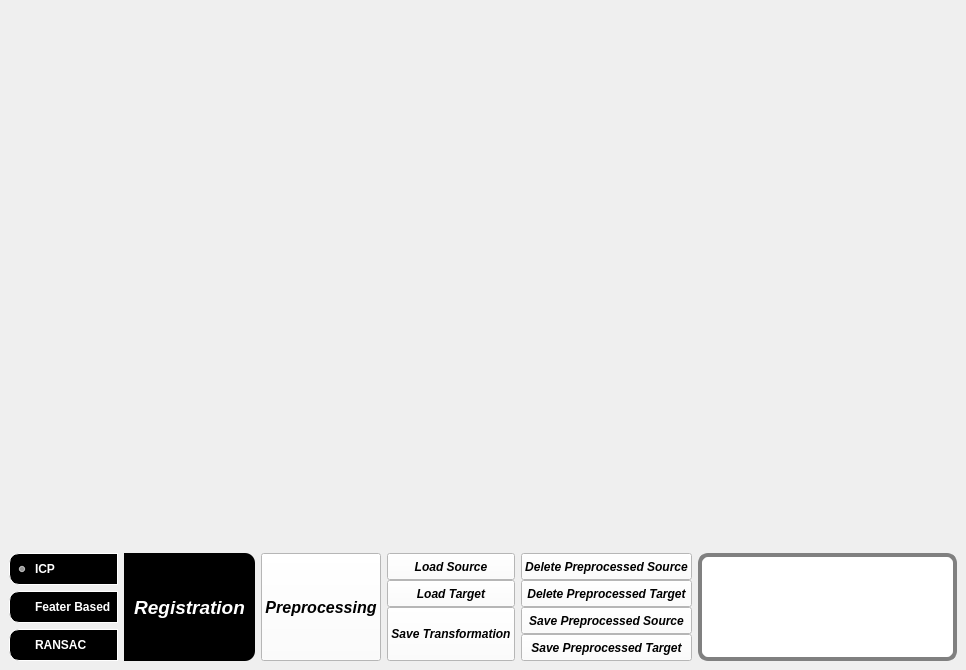
<?xml version="1.0" encoding="UTF-8"?>
<ui version="4.0">
 <class>PCLViewerX</class>
 <widget class="QMainWindow" name="PCLViewerX">
  <property name="windowModality">
   <enum>Qt::WindowModal</enum>
  </property>
  <property name="geometry">
   <rect>
    <x>0</x>
    <y>0</y>
    <width>966</width>
    <height>670</height>
   </rect>
  </property>
  <property name="minimumSize">
   <size>
    <width>0</width>
    <height>0</height>
   </size>
  </property>
  <property name="maximumSize">
   <size>
    <width>16777215</width>
    <height>16777215</height>
   </size>
  </property>
  <property name="windowTitle">
   <string>PCLViewerX</string>
  </property>
  <property name="toolTip">
   <string comment="pc"/>
  </property>
  <property name="autoFillBackground">
   <bool>true</bool>
  </property>
  <widget class="QWidget" name="centralwidget">
   <property name="styleSheet">
    <string notr="true"/>
   </property>
   <layout class="QGridLayout" name="gridLayout_3">
    <item row="0" column="0">
     <layout class="QGridLayout" name="gridLayout" rowstretch="5,1" columnstretch="4,6,6">
      <property name="sizeConstraint">
       <enum>QLayout::SetDefaultConstraint</enum>
      </property>
      <item row="1" column="0">
       <layout class="QGridLayout" name="gridLayout_2" rowstretch="1,1,1" columnstretch="1,1,1,0">
        <item row="0" column="0">
         <widget class="QRadioButton" name="radioButton_ICP">
          <property name="sizePolicy">
           <sizepolicy hsizetype="Minimum" vsizetype="Preferred">
            <horstretch>0</horstretch>
            <verstretch>0</verstretch>
           </sizepolicy>
          </property>
          <property name="font">
           <font>
            <weight>75</weight>
            <bold>true</bold>
            <strikeout>false</strikeout>
            <kerning>true</kerning>
           </font>
          </property>
          <property name="styleSheet">
           <string notr="true">background-color:black;
color: white;
 border-style: solid;
 border-width: 1px;
 border-color: white;
border-top-left-radius: 10px;
border-bottom-left-radius: 10px;
padding: 5px;</string>
          </property>
          <property name="text">
           <string>ICP</string>
          </property>
          <property name="checked">
           <bool>true</bool>
          </property>
         </widget>
        </item>
        <item row="2" column="0">
         <widget class="QRadioButton" name="radioButton_RANSAC">
          <property name="sizePolicy">
           <sizepolicy hsizetype="Minimum" vsizetype="Preferred">
            <horstretch>0</horstretch>
            <verstretch>0</verstretch>
           </sizepolicy>
          </property>
          <property name="font">
           <font>
            <weight>75</weight>
            <bold>true</bold>
            <strikeout>false</strikeout>
           </font>
          </property>
          <property name="styleSheet">
           <string notr="true">background-color: black;
color: white;
 border-style: solid;
 border-width: 1px;
 border-color: white;
border-top-left-radius: 10px;
border-bottom-left-radius: 10px;
padding: 5px;</string>
          </property>
          <property name="text">
           <string>RANSAC</string>
          </property>
          <property name="checked">
           <bool>false</bool>
          </property>
         </widget>
        </item>
        <item row="1" column="0">
         <widget class="QRadioButton" name="radioButton_FB">
          <property name="sizePolicy">
           <sizepolicy hsizetype="Minimum" vsizetype="Preferred">
            <horstretch>0</horstretch>
            <verstretch>0</verstretch>
           </sizepolicy>
          </property>
          <property name="font">
           <font>
            <weight>75</weight>
            <bold>true</bold>
            <strikeout>false</strikeout>
           </font>
          </property>
          <property name="acceptDrops">
           <bool>false</bool>
          </property>
          <property name="styleSheet">
           <string notr="true">background-color: black;
color: white;
 border-style: solid;
 border-width: 1px;
 border-color: white;
border-top-left-radius: 10px;
border-bottom-left-radius: 10px;
padding: 5px;</string>
          </property>
          <property name="text">
           <string>Feater Based</string>
          </property>
          <property name="checked">
           <bool>false</bool>
          </property>
          <property name="autoRepeat">
           <bool>false</bool>
          </property>
         </widget>
        </item>
        <item row="0" column="1" rowspan="3">
         <widget class="QPushButton" name="pushbutton_registration">
          <property name="sizePolicy">
           <sizepolicy hsizetype="Minimum" vsizetype="Preferred">
            <horstretch>0</horstretch>
            <verstretch>0</verstretch>
           </sizepolicy>
          </property>
          <property name="font">
           <font>
            <pointsize>14</pointsize>
            <weight>75</weight>
            <italic>true</italic>
            <bold>true</bold>
            <underline>false</underline>
            <strikeout>false</strikeout>
            <kerning>true</kerning>
           </font>
          </property>
          <property name="styleSheet">
           <string notr="true">background-color: black;
color: white;
 border-style: solid;
 border-color: white;
border-top-right-radius: 10px;
border-bottom-right-radius: 10px;
padding: 10px;</string>
          </property>
          <property name="text">
           <string>Registration</string>
          </property>
         </widget>
        </item>
        <item row="0" column="3" rowspan="3">
         <widget class="QPushButton" name="pushbutton_preprocess">
          <property name="sizePolicy">
           <sizepolicy hsizetype="Minimum" vsizetype="Preferred">
            <horstretch>0</horstretch>
            <verstretch>0</verstretch>
           </sizepolicy>
          </property>
          <property name="font">
           <font>
            <pointsize>12</pointsize>
            <weight>75</weight>
            <italic>true</italic>
            <bold>true</bold>
            <stylestrategy>PreferAntialias</stylestrategy>
           </font>
          </property>
          <property name="styleSheet">
           <string notr="true">background-color: white;
color: black;
</string>
          </property>
          <property name="text">
           <string>Preprocessing</string>
          </property>
         </widget>
        </item>
       </layout>
      </item>
      <item row="1" column="1">
       <layout class="QGridLayout" name="gridLayout_4">
        <property name="horizontalSpacing">
         <number>6</number>
        </property>
        <property name="verticalSpacing">
         <number>0</number>
        </property>
        <item row="2" column="1">
         <widget class="QPushButton" name="pushButton_SavePreprocessedSource">
          <property name="sizePolicy">
           <sizepolicy hsizetype="Minimum" vsizetype="Preferred">
            <horstretch>0</horstretch>
            <verstretch>0</verstretch>
           </sizepolicy>
          </property>
          <property name="font">
           <font>
            <weight>75</weight>
            <italic>true</italic>
            <bold>true</bold>
           </font>
          </property>
          <property name="styleSheet">
           <string notr="true">background-color: white;
color: black;
</string>
          </property>
          <property name="text">
           <string>Save Preprocessed Source</string>
          </property>
         </widget>
        </item>
        <item row="1" column="1">
         <widget class="QPushButton" name="pushButton_DeletePreprocessedTarget">
          <property name="sizePolicy">
           <sizepolicy hsizetype="Minimum" vsizetype="Preferred">
            <horstretch>0</horstretch>
            <verstretch>0</verstretch>
           </sizepolicy>
          </property>
          <property name="font">
           <font>
            <weight>75</weight>
            <italic>true</italic>
            <bold>true</bold>
           </font>
          </property>
          <property name="styleSheet">
           <string notr="true">background-color: white;
color: black;
</string>
          </property>
          <property name="text">
           <string>Delete Preprocessed Target</string>
          </property>
         </widget>
        </item>
        <item row="1" column="0">
         <widget class="QPushButton" name="pushButton_LoadTgtPointCloud">
          <property name="sizePolicy">
           <sizepolicy hsizetype="Minimum" vsizetype="Preferred">
            <horstretch>0</horstretch>
            <verstretch>0</verstretch>
           </sizepolicy>
          </property>
          <property name="font">
           <font>
            <weight>75</weight>
            <italic>true</italic>
            <bold>true</bold>
           </font>
          </property>
          <property name="styleSheet">
           <string notr="true">background-color: white;
color: black;
</string>
          </property>
          <property name="text">
           <string>Load Target</string>
          </property>
         </widget>
        </item>
        <item row="0" column="0">
         <widget class="QPushButton" name="pushButton_LoadSrcPointCloud">
          <property name="sizePolicy">
           <sizepolicy hsizetype="Minimum" vsizetype="Preferred">
            <horstretch>0</horstretch>
            <verstretch>0</verstretch>
           </sizepolicy>
          </property>
          <property name="font">
           <font>
            <weight>75</weight>
            <italic>true</italic>
            <bold>true</bold>
           </font>
          </property>
          <property name="styleSheet">
           <string notr="true">background-color: white;
color: black;
</string>
          </property>
          <property name="text">
           <string>Load Source</string>
          </property>
         </widget>
        </item>
        <item row="0" column="1">
         <widget class="QPushButton" name="pushButton_DeletePreprocessedSource">
          <property name="sizePolicy">
           <sizepolicy hsizetype="Minimum" vsizetype="Preferred">
            <horstretch>0</horstretch>
            <verstretch>0</verstretch>
           </sizepolicy>
          </property>
          <property name="font">
           <font>
            <weight>75</weight>
            <italic>true</italic>
            <bold>true</bold>
           </font>
          </property>
          <property name="styleSheet">
           <string notr="true">background-color: white;
color: black;
</string>
          </property>
          <property name="text">
           <string>Delete Preprocessed Source</string>
          </property>
         </widget>
        </item>
        <item row="3" column="1">
         <widget class="QPushButton" name="pushButton_SavePreprocessedTarget">
          <property name="sizePolicy">
           <sizepolicy hsizetype="Minimum" vsizetype="Preferred">
            <horstretch>0</horstretch>
            <verstretch>0</verstretch>
           </sizepolicy>
          </property>
          <property name="font">
           <font>
            <weight>75</weight>
            <italic>true</italic>
            <bold>true</bold>
           </font>
          </property>
          <property name="styleSheet">
           <string notr="true">background-color: white;
color: black;
</string>
          </property>
          <property name="text">
           <string>Save Preprocessed Target</string>
          </property>
         </widget>
        </item>
        <item row="2" column="0" rowspan="2">
         <widget class="QPushButton" name="pushButton_savetransformation">
          <property name="sizePolicy">
           <sizepolicy hsizetype="Minimum" vsizetype="Preferred">
            <horstretch>0</horstretch>
            <verstretch>0</verstretch>
           </sizepolicy>
          </property>
          <property name="font">
           <font>
            <weight>75</weight>
            <italic>true</italic>
            <bold>true</bold>
           </font>
          </property>
          <property name="autoFillBackground">
           <bool>false</bool>
          </property>
          <property name="styleSheet">
           <string notr="true">background-color: white;
color: black;
</string>
          </property>
          <property name="text">
           <string>Save Transformation</string>
          </property>
         </widget>
        </item>
       </layout>
      </item>
      <item row="1" column="2">
       <widget class="QPlainTextEdit" name="plainTextEdit">
        <property name="font">
         <font>
          <weight>75</weight>
          <italic>true</italic>
          <bold>true</bold>
         </font>
        </property>
        <property name="styleSheet">
         <string notr="true">background-color: white;
color: black;
 border-style: solid;
 border-width: 4px;
 border-color: grey;
border-radius: 10px;
</string>
        </property>
        <property name="readOnly">
         <bool>true</bool>
        </property>
        <property name="overwriteMode">
         <bool>false</bool>
        </property>
       </widget>
      </item>
      <item row="0" column="0" colspan="3">
       <widget class="QVTKWidget" name="qvtkWidget" native="true">
        <property name="sizePolicy">
         <sizepolicy hsizetype="Preferred" vsizetype="Preferred">
          <horstretch>1</horstretch>
          <verstretch>1</verstretch>
         </sizepolicy>
        </property>
        <property name="minimumSize">
         <size>
          <width>600</width>
          <height>500</height>
         </size>
        </property>
        <property name="sizeIncrement">
         <size>
          <width>123</width>
          <height>123</height>
         </size>
        </property>
        <property name="toolTip">
         <string notr="true"/>
        </property>
        <property name="statusTip">
         <string notr="true"/>
        </property>
        <property name="layoutDirection">
         <enum>Qt::LeftToRight</enum>
        </property>
        <property name="autoFillBackground">
         <bool>true</bool>
        </property>
       </widget>
      </item>
     </layout>
    </item>
   </layout>
  </widget>
 </widget>
 <customwidgets>
  <customwidget>
   <class>QVTKWidget</class>
   <extends>QWidget</extends>
   <header>QVTKWidget.h</header>
  </customwidget>
 </customwidgets>
 <resources/>
 <connections/>
</ui>
